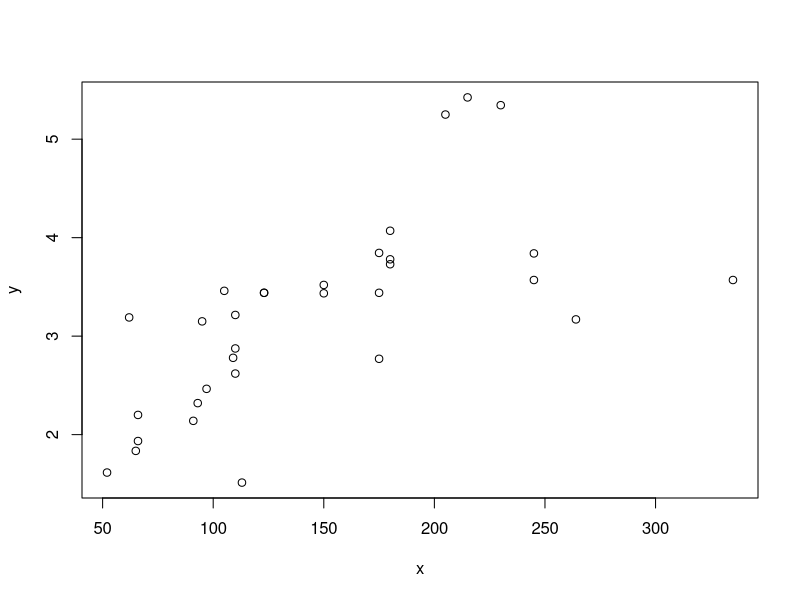

Source code (R):
data()
data("mtcars")
sapply(mtcars,class)

head(mtcars,2)

nrow(mtcars)

ncol(mtcars)
a=0
m=0
for (i in nrow(mtcars)) {
  
  ifelse(mtcars[i,9]==1, a<-a+1,m<-m+1)
  
  ifelse(a>m, print("auto") , print("manual"))
  
}

x=mtcars$hp
y=mtcars$wt
plot(x,y)
